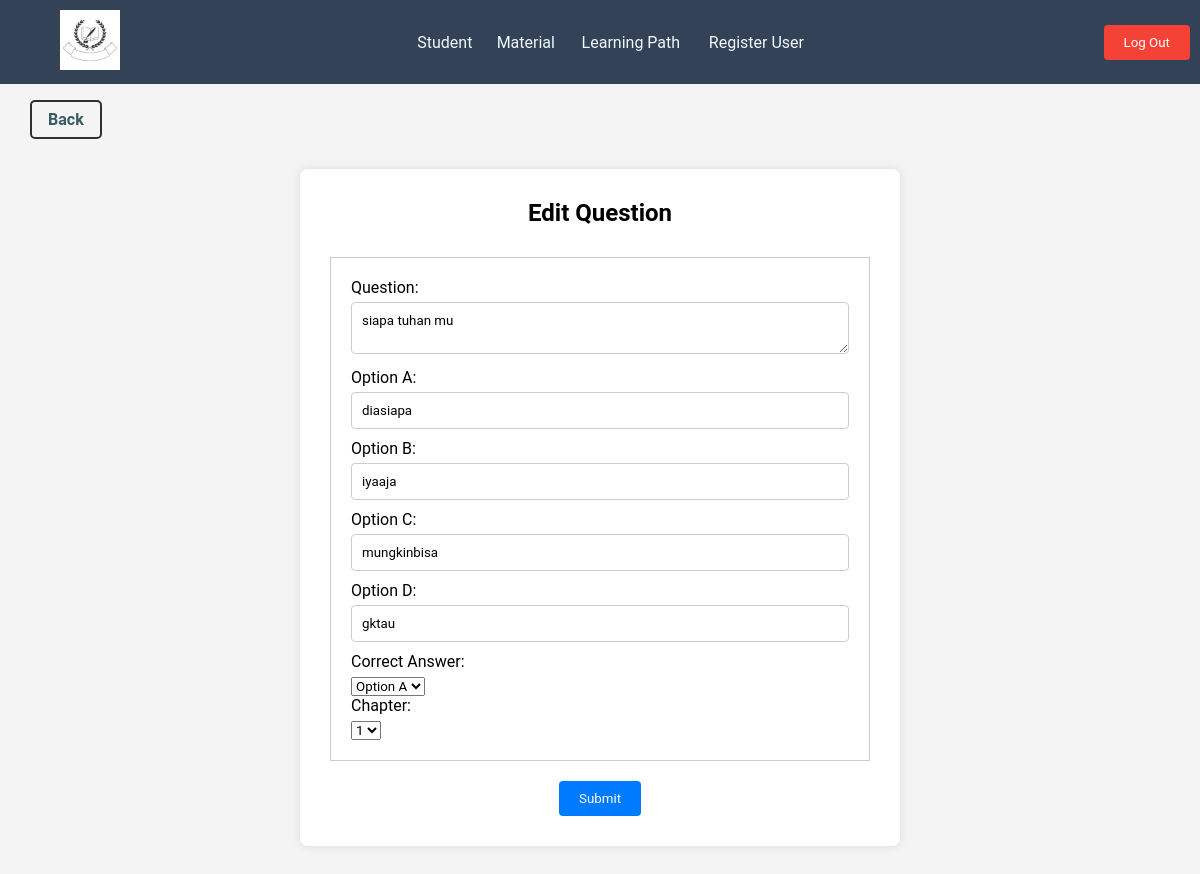
/teacherpage/edit_question.php?id=1&course_id=1&quiz_no=1 (signed in), run on the app's committed database.
### tables this page shows
CREATE TABLE `quiz` (
  `id_course` int(11) NOT NULL,
  `no` int(11) NOT NULL,
  `id_chapter` int(11) NOT NULL,
  `quiz_question` varchar(255) NOT NULL,
  `ans_a` varchar(255) NOT NULL,
  `ans_b` varchar(255) NOT NULL,
  `ans_c` varchar(255) NOT NULL,
  `ans_d` varchar(255) NOT NULL,
  `correct_ans` varchar(255) NOT NULL
);

### teacherpage/edit_question.php (the view, shortened to what this page needs)
<!DOCTYPE html>
<html lang="en">
<head>
    <link rel="stylesheet" href="../css/addnewquestion.css">
    <?php
    require_once '../misc/teachercomp.php';
    ?>
</head>
<body>
    <div class="edit-quiz-question">
        <?php
            $id = $_GET['id'];
            echo '<a href="../teacherpage/list_question.php?id=' . $id . '" class="back-to-listQUEST">Back</a>';
        ?>
    </div>
    <div class="container">
        <h2>Edit Question</h2>
        <form id="question-form" action="<?php echo htmlspecialchars($_SERVER['PHP_SELF']); ?>" method="POST" enctype="multipart/form-data">
            <div id="questions-container">
                <div class="question-container">
                    <?php
                    $course_id = $_GET['course_id'];
                    $quiz_no = $_GET['quiz_no'];
                    $sql_chapter = "SELECT * FROM quiz WHERE id_course = '$course_id' AND  no = '$quiz_no'";
                    $result = mysqli_query($con, $sql_chapter);
                    $row = mysqli_fetch_array($result);
                    ?>
                    <label for="question">Question:</label>
                    <textarea name="question" required><?php echo $row['quiz_question'] ?></textarea>
                    <label for="optionA">Option A:</label>
                    <input type="text" name="optionA" value="<?php echo $row['ans_a'] ?>" required>
                    <label for="optionB">Option B:</label>
                    <input type="text" name="optionB" value="<?php echo $row['ans_b'] ?>" required>
                    <label for="optionC">Option C:</label>
                    <input type="text" name="optionC" value="<?php echo $row['ans_c'] ?>" required>
                    <label for="optionD">Option D:</label>
                    <input type="text" name="optionD" value="<?php echo $row['ans_d'] ?>" required>
                    <label for="correctAnswer">Correct Answer:</label>
                    <select name="correctAnswer" required>
                        <option value="A">Option A</option>
                    </select>
                    <label for="chapterID">Chapter:</label>
                    <select name="chapterID" required>
                        <?php
                        $get_chapter_right_now = mysqli_query($con, "SELECT * FROM chapter");
                        while ($data = mysqli_fetch_array($get_chapter_right_now)) {
                        ?>
                            <option value="<?= $data['id_chapter'] ?>"> <?= $data['id_chapter'] ?> </option>
                        <?php
                        }
                        ?>
                    </select>
                </div>
            </div>
            <button type="submit" name="submit" class="submit_edit">Submit</button>
        </form>
    </div>
</body>
</html>

### css/addnewquestion.css (style rules this page uses)
.container { max-width: 600px; margin: 0 auto; }
body { font-family: Arial, sans-serif; background-color: #f4f4f4; margin: 0; padding: 0; }
.container { max-width: 800px; margin: 50px auto; background-color: #fff; padding: 30px; border-radius: 8px; box-shadow: 0 0 10px rgba(0, 0, 0, 0.1); }
h2 { text-align: center; margin-bottom: 30px; }
.question-container { margin-bottom: 30px; border: 1px solid #ccc; padding: 20px; }
.question-container label { display: block; margin-bottom: 5px; }
.question-container input[type="text"], .question-container textarea { width: 100%; padding: 10px; margin-bottom: 10px; border: 1px solid #ccc; border-radius: 4px; box-sizing: border-box; }
.question-container textarea { resize: vertical; }
.submit_edit { color: white; padding: 10px 20px; border: none; border-radius: 4px; cursor: pointer; margin: 0 auto; display: block; margin-top: 10px; }
.submit_edit[type="submit"] { background-color: #007bff; }
.container { max-width: 600px; margin-top: 30px; }
.question-container { margin-bottom: 20px; }
.back-to-listQUEST { display: inline-block; text-decoration: none; color: #395B64; font-weight: bold; border: 2px solid #2C3333; border-radius: 5px; padding: 8px 16px; transition: background-color 0.3s ease-in-out, color 0.3s ease-in-out; width: fit-content; margin-left: 30px; margin-top: 100px; }

### css/header_ADMIN_new.css (style rules this page uses)
* { margin: 0; padding: 0; box-sizing: border-box; font-family: 'Roboto', sans-serif; }

### data on the page
quiz: question "siapa tuhan mu", optionA "diasiapa", optionB "iyaaja", optionC "mungkinbisa", optionD "gktau"

### other printed values
form field chapterID "1"
